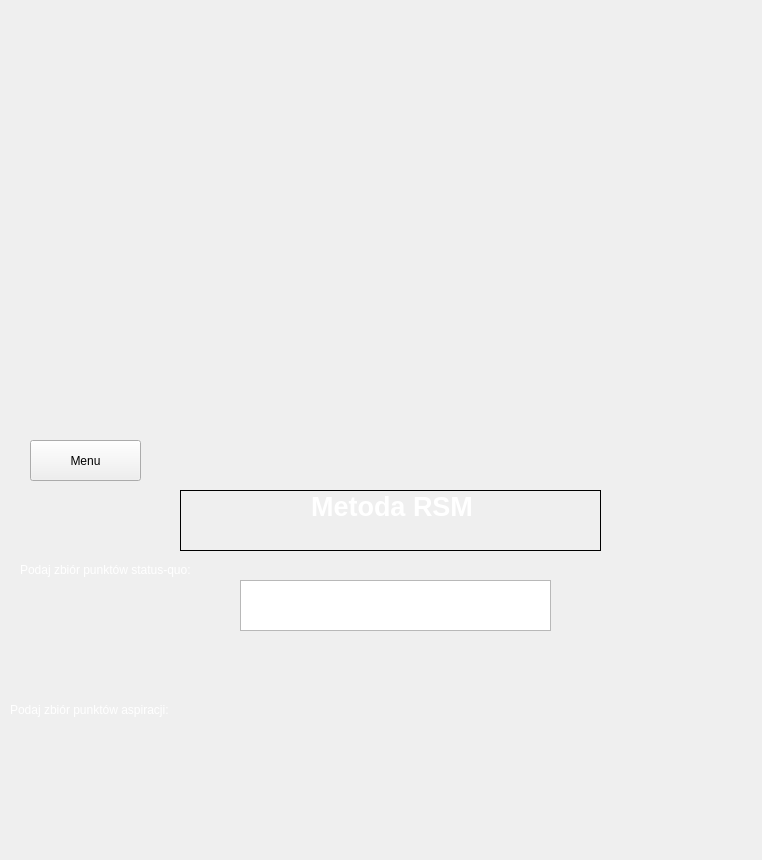
<?xml version="1.0" encoding="UTF-8"?>
<ui version="4.0">
 <class>Form</class>
 <widget class="QWidget" name="Form">
  <property name="geometry">
   <rect>
    <x>0</x>
    <y>0</y>
    <width>762</width>
    <height>860</height>
   </rect>
  </property>
  <property name="windowTitle">
   <string>Form</string>
  </property>
  <widget class="QLabel" name="label">
   <property name="geometry">
    <rect>
     <x>-30</x>
     <y>0</y>
     <width>791</width>
     <height>861</height>
    </rect>
   </property>
   <property name="text">
    <string/>
   </property>
   <property name="pixmap">
    <pixmap>background.jpg</pixmap>
   </property>
   <property name="scaledContents">
    <bool>true</bool>
   </property>
  </widget>
  <widget class="QLabel" name="tytul">
   <property name="geometry">
    <rect>
     <x>180</x>
     <y>490</y>
     <width>421</width>
     <height>61</height>
    </rect>
   </property>
   <property name="styleSheet">
    <string notr="true">border-color: rgb(159, 255, 124);</string>
   </property>
   <property name="frameShape">
    <enum>QFrame::Box</enum>
   </property>
   <property name="text">
    <string>&lt;html&gt;&lt;head/&gt;&lt;body&gt;&lt;p align=&quot;center&quot;&gt;&lt;span style=&quot; font-size:20pt; font-weight:600; color:#ffffff;&quot;&gt;Metoda RSM&lt;/span&gt;&lt;/p&gt;&lt;p align=&quot;center&quot;&gt;&lt;br/&gt;&lt;/p&gt;&lt;/body&gt;&lt;/html&gt;</string>
   </property>
  </widget>
  <widget class="QLabel" name="label_2">
   <property name="geometry">
    <rect>
     <x>20</x>
     <y>550</y>
     <width>201</width>
     <height>41</height>
    </rect>
   </property>
   <property name="text">
    <string>&lt;html&gt;&lt;head/&gt;&lt;body&gt;&lt;p&gt;&lt;span style=&quot; color:#ffffff;&quot;&gt;Podaj zbiór punktów status-quo:&lt;/span&gt;&lt;/p&gt;&lt;/body&gt;&lt;/html&gt;</string>
   </property>
  </widget>
  <widget class="QLabel" name="label_3">
   <property name="geometry">
    <rect>
     <x>10</x>
     <y>690</y>
     <width>201</width>
     <height>41</height>
    </rect>
   </property>
   <property name="text">
    <string>&lt;html&gt;&lt;head/&gt;&lt;body&gt;&lt;p&gt;&lt;span style=&quot; color:#ffffff;&quot;&gt;Podaj zbiór punktów aspiracji:&lt;/span&gt;&lt;/p&gt;&lt;/body&gt;&lt;/html&gt;</string>
   </property>
  </widget>
  <widget class="QPushButton" name="menu_rsm">
   <property name="geometry">
    <rect>
     <x>30</x>
     <y>440</y>
     <width>111</width>
     <height>41</height>
    </rect>
   </property>
   <property name="text">
    <string>Menu</string>
   </property>
  </widget>
  <widget class="QListWidget" name="listWidget">
   <property name="geometry">
    <rect>
     <x>240</x>
     <y>580</y>
     <width>311</width>
     <height>51</height>
    </rect>
   </property>
  </widget>
 </widget>
 <resources/>
 <connections/>
</ui>
